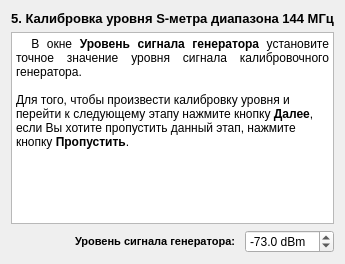
     <widget class="QWidget" name="page_6">
      <layout class="QVBoxLayout" name="verticalLayout_7">
       <item>
        <widget class="QLabel" name="label_10">
         <property name="text">
          <string>&lt;!DOCTYPE HTML PUBLIC &quot;-//W3C//DTD HTML 4.0//EN&quot; &quot;http://www.w3.org/TR/REC-html40/strict.dtd&quot;&gt;
&lt;html&gt;&lt;head&gt;&lt;meta name=&quot;qrichtext&quot; content=&quot;1&quot; /&gt;&lt;style type=&quot;text/css&quot;&gt;
p, li { white-space: pre-wrap; }
&lt;/style&gt;&lt;/head&gt;&lt;body style=&quot; font-family:'MS Shell Dlg 2'; font-size:8.25pt; font-weight:400; font-style:normal;&quot;&gt;
&lt;p align=&quot;center&quot; style=&quot; margin-top:0px; margin-bottom:0px; margin-left:0px; margin-right:0px; -qt-block-indent:0; text-indent:0px;&quot;&gt;&lt;span style=&quot; font-size:10pt; font-weight:600;&quot;&gt;5. &lt;/span&gt;&lt;span style=&quot; font-size:10pt; font-weight:600;&quot;&gt;Калибровка уровня S-метра диапазона 144 МГц&lt;/span&gt;&lt;/p&gt;&lt;/body&gt;&lt;/html&gt;</string>
         </property>
        </widget>
       </item>
       <item>
        <widget class="QTextBrowser" name="textBrowser_6">
         <property name="html">
          <string>&lt;!DOCTYPE HTML PUBLIC &quot;-//W3C//DTD HTML 4.0//EN&quot; &quot;http://www.w3.org/TR/REC-html40/strict.dtd&quot;&gt;
&lt;html&gt;&lt;head&gt;&lt;meta name=&quot;qrichtext&quot; content=&quot;1&quot; /&gt;&lt;style type=&quot;text/css&quot;&gt;
p, li { white-space: pre-wrap; }
&lt;/style&gt;&lt;/head&gt;&lt;body style=&quot; font-family:'MS Shell Dlg 2'; font-size:8.25pt; font-weight:400; font-style:normal;&quot;&gt;
&lt;p align=&quot;justify&quot; style=&quot; margin-top:0px; margin-bottom:0px; margin-left:0px; margin-right:0px; -qt-block-indent:0; text-indent:0px;&quot;&gt;&lt;span style=&quot; font-size:9pt;&quot;&gt;  В окне &lt;/span&gt;&lt;span style=&quot; font-size:9pt; font-weight:600;&quot;&gt;Уровень сигнала генератора&lt;/span&gt;&lt;span style=&quot; font-size:9pt;&quot;&gt; установите точное значение уровня сигнала калибровочного генератора.&lt;/span&gt;&lt;/p&gt;
&lt;p style=&quot;-qt-paragraph-type:empty; margin-top:0px; margin-bottom:0px; margin-left:0px; margin-right:0px; -qt-block-indent:0; text-indent:0px; font-size:9pt;&quot;&gt;&lt;/p&gt;
&lt;p style=&quot; margin-top:0px; margin-bottom:0px; margin-left:0px; margin-right:0px; -qt-block-indent:0; text-indent:0px;&quot;&gt;&lt;span style=&quot; font-size:9pt;&quot;&gt;Для того, чтобы произвести калибровку уровня и перейти к следующему этапу нажмите кнопку &lt;/span&gt;&lt;span style=&quot; font-size:9pt; font-weight:600;&quot;&gt;Далее&lt;/span&gt;&lt;span style=&quot; font-size:9pt;&quot;&gt;, если Вы хотите пропустить данный этап, нажмите кнопку &lt;/span&gt;&lt;span style=&quot; font-size:9pt; font-weight:600;&quot;&gt;Пропустить&lt;/span&gt;&lt;span style=&quot; font-size:9pt;&quot;&gt;.&lt;/span&gt;&lt;/p&gt;
&lt;p style=&quot;-qt-paragraph-type:empty; margin-top:0px; margin-bottom:0px; margin-left:0px; margin-right:0px; -qt-block-indent:0; text-indent:0px; font-size:8pt; font-style:italic;&quot;&gt;&lt;/p&gt;
&lt;p style=&quot;-qt-paragraph-type:empty; margin-top:0px; margin-bottom:0px; margin-left:0px; margin-right:0px; -qt-block-indent:0; text-indent:0px; font-size:8pt; font-style:italic;&quot;&gt;&lt;/p&gt;&lt;/body&gt;&lt;/html&gt;</string>
         </property>
        </widget>
       </item>
       <item>
        <layout class="QHBoxLayout" name="horizontalLayout_4">
         <item>
          <spacer name="horizontalSpacer_5">
           <property name="orientation">
            <enum>Qt::Horizontal</enum>
           </property>
           <property name="sizeHint" stdset="0">
            <size>
             <width>40</width>
             <height>20</height>
            </size>
           </property>
          </spacer>
         </item>
         <item>
          <widget class="QLabel" name="label_9">
           <property name="text">
            <string>&lt;!DOCTYPE HTML PUBLIC &quot;-//W3C//DTD HTML 4.0//EN&quot; &quot;http://www.w3.org/TR/REC-html40/strict.dtd&quot;&gt;
&lt;html&gt;&lt;head&gt;&lt;meta name=&quot;qrichtext&quot; content=&quot;1&quot; /&gt;&lt;style type=&quot;text/css&quot;&gt;
p, li { white-space: pre-wrap; }
&lt;/style&gt;&lt;/head&gt;&lt;body style=&quot; font-family:'MS Shell Dlg 2'; font-size:8.25pt; font-weight:400; font-style:normal;&quot;&gt;
&lt;p style=&quot; margin-top:0px; margin-bottom:0px; margin-left:0px; margin-right:0px; -qt-block-indent:0; text-indent:0px;&quot;&gt;&lt;span style=&quot; font-size:8pt; font-weight:600;&quot;&gt;Уровень сигнала генератора: &lt;/span&gt;&lt;/p&gt;&lt;/body&gt;&lt;/html&gt;</string>
           </property>
          </widget>
         </item>
         <item>
          <widget class="QDoubleSpinBox" name="doubleSpinBox_4">
           <property name="suffix">
            <string> dBm</string>
           </property>
           <property name="decimals">
            <number>1</number>
           </property>
           <property name="minimum">
            <double>-150.000000000000000</double>
           </property>
           <property name="maximum">
            <double>0.000000000000000</double>
           </property>
           <property name="value">
            <double>-73.000000000000000</double>
           </property>
          </widget>
         </item>
        </layout>
       </item>
      </layout>
     </widget>
